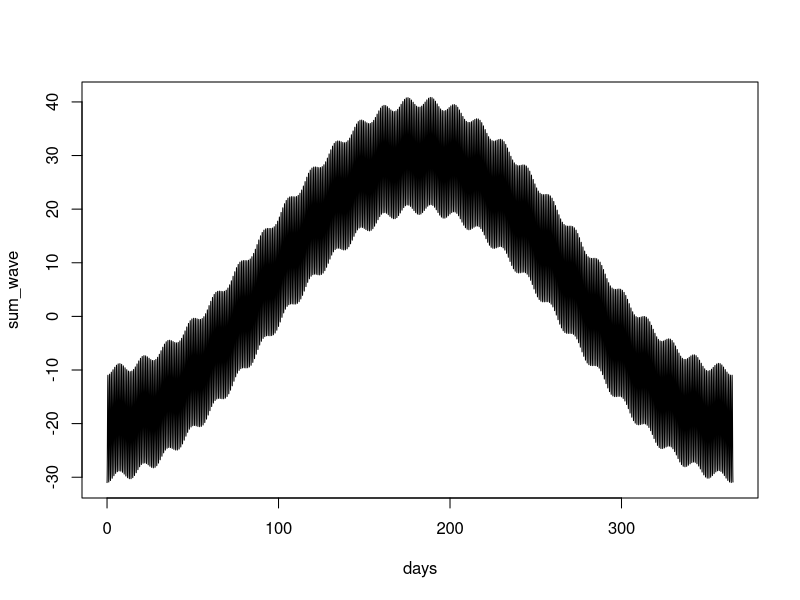
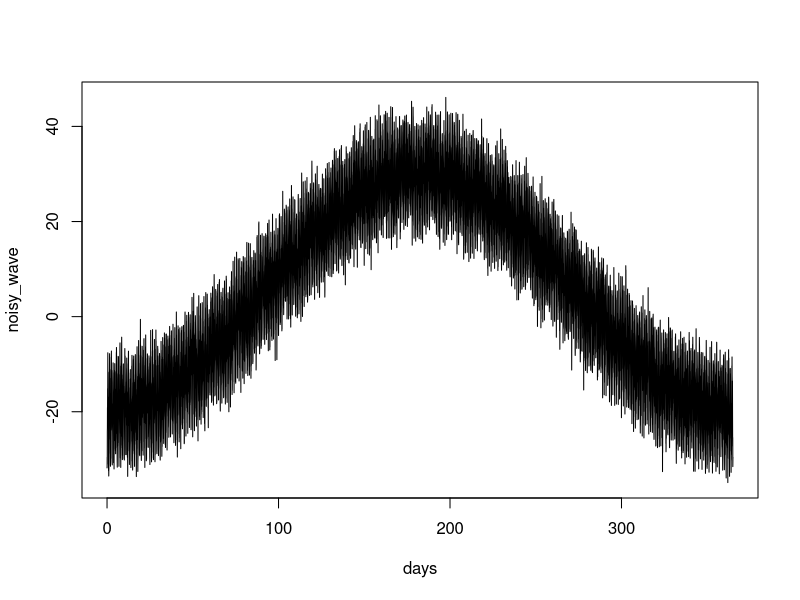
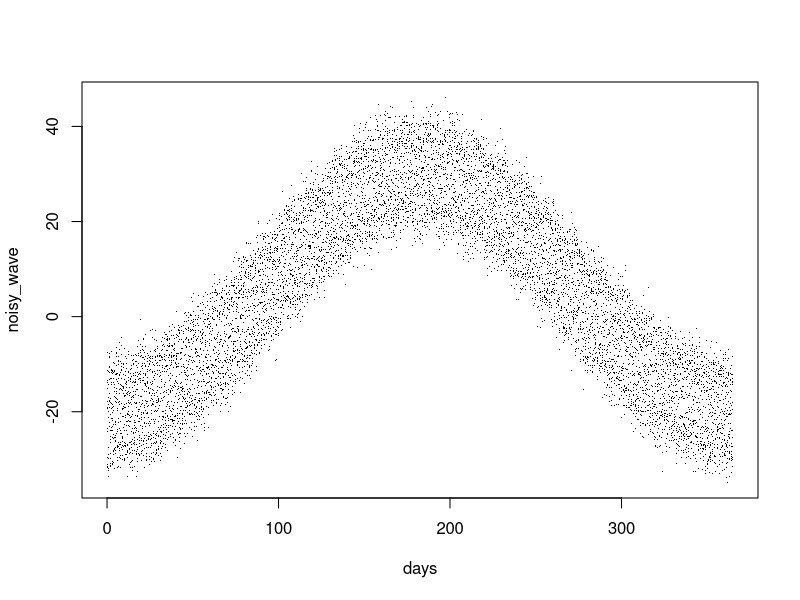

The R script that drew these images, in order:
####################################################
# Making wave functions
# Adding wave functions to simulate cyclical patterns
# e.g. Temperature
# Jonathan Whiteley		2011-02-20		R v2.12
####################################################
# TO DO
# - make the amplitude fluctuate through time
# - multi-year cycles?
# - compare with / try to simulate TRH data from HOBO dataloggers
####################################################
## INITIALISE
####################################################
rm(list=ls())	# clear memory
getwd()	# check that we're in the right place.

## LOAD PACKAGES


####################################################
## Define Parameters
####################################################

yr     <- 365  # days
hs_d   <- 24   # hours per day
pts_h  <- 1    # points per hour
pts_d  <- hs_d * pts_h
xrange <- yr * 1
days   <- seq( 0, xrange, by=(1/pts_d) )

period.yr <- ( yr/(pi*2) )  #  sin wave with a period of 365 days
phase_shift.yr <- -yr/4	# start period @ -1 (winter)
amp.yr    <- 25  # amplitude of yearly fluctuations
mean.yr   <- 5   # long-term average
yr_wave <- mean.yr + sin( (days + phase_shift.yr) / period.yr ) * amp.yr

period.wk <- ( 14/(pi*2) )  #  sin wave with a period of 2 weeks (?)
phase_shift.wk <- -14/4	# start period @ -1 (?)
amp.wk    <- 1  # amplitude of weekly fluctuations
wk_wave <- sin( (days + phase_shift.wk) / period.wk ) * amp.wk

period.d <- ( 1/(pi*2) )  #  sin wave with a period of 1 day
phase_shift.d <- -1/4	# start period @ -1 (midnight)
amp.d    <- 10  # amplitude of daily fluctuations
d_wave <- sin( (days + phase_shift.d) / period.d ) * amp.d

noise <- 5  # amplitude of noise
white_noise <- runif(days, min=-noise, max=noise)
white_noise <- rnorm(days, mean=0, sd=noise/2)

max_range <- max(amp.yr, amp.d, amp.wk, noise)
yrange <- c(-max_range, max_range) + mean.yr

debug <- FALSE  # set to true to see more verbose output for debugging:
  #  plots of individual waves
####################################################
## Plots
####################################################

sin_wave <- sin(days/10)


if (debug == TRUE) {
  plot( sin_wave ~ days, type="l", xlim=c(0,pi*40) )
  plot( yr_wave ~ days, type="l", ylim = yrange )
  plot( wk_wave ~ days, type="l", ylim = yrange )
  plot( d_wave ~ days, type="l", xlim=c(0,4), ylim = yrange )
  plot( white_noise ~ days, type="l", ylim = yrange )
}

##==================================================
## Adding waves together

sum_wave <- yr_wave + wk_wave + d_wave
noisy_wave <- sum_wave + white_noise


plot( sum_wave ~ days, type="l" )
plot( noisy_wave ~ days, type="l" )
plot( noisy_wave ~ days, type="p", pch="." )


